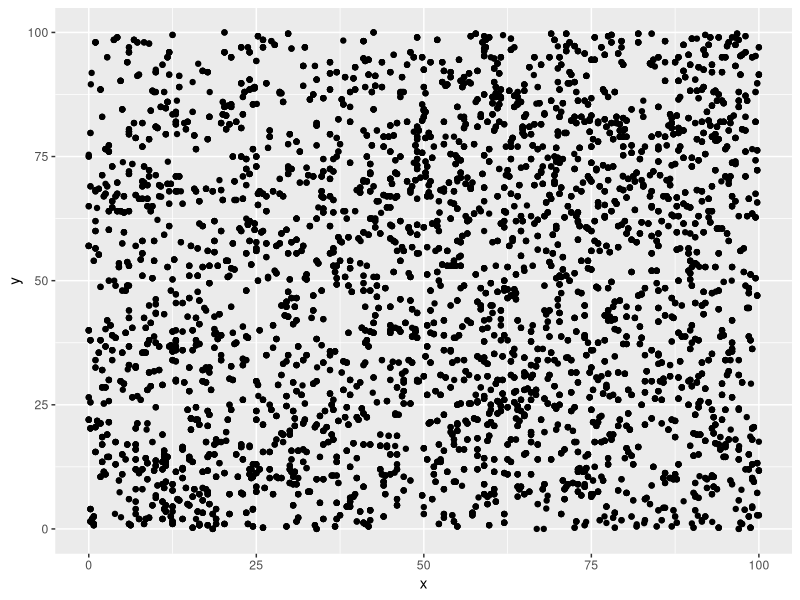
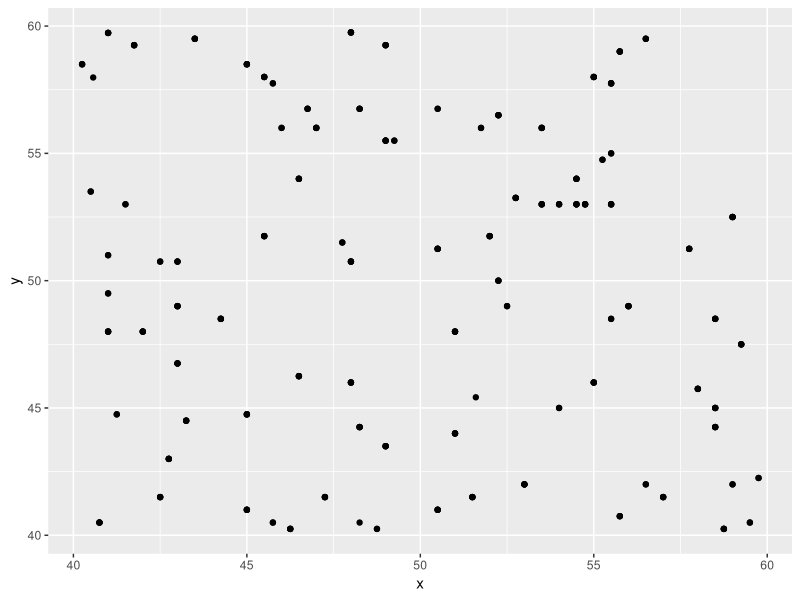
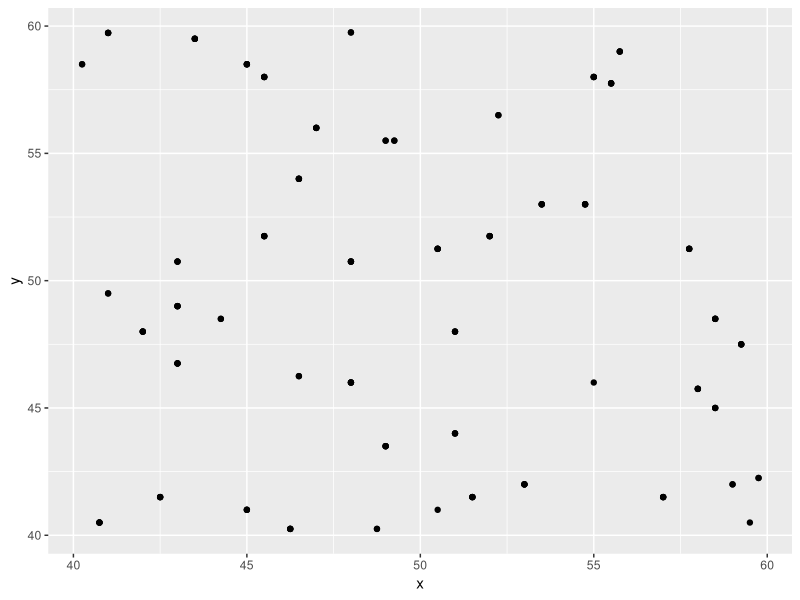

R code for these plots, in order:
library(ggplot2)

# for original data: update = 0
# for updated data: update = 1
update = 1

meta = read.csv('data/D1823/D1823_meta.csv', stringsAsFactors = FALSE)
rw = read.csv('data/D1823/D1823_rw.csv', stringsAsFactors = FALSE)

if (update) {
  meta = read.csv('data/D1823/D1823_meta_update.csv', stringsAsFactors = FALSE)
  rw = read.csv('data/D1823/D1823_rw_update.csv', stringsAsFactors = FALSE)
}

meta[which((meta$stem_id == 1109)&(meta$year == 2019)), 'dbh'] = meta[which((meta$stem_id == 1109)&(meta$year == 2019)), 'dbh'] /10

# meta = meta[which(meta$status_id %in% c('A', 'AS', 'AL')),]

# subset the data to smaller region
ggplot(data=meta) + 
  geom_point(aes(x=x,y=y)) 

hi = 60
lo = 40
meta_sub = meta[which((meta$x<hi)&(meta$x>lo)&(meta$y<hi)&(meta$y>lo)),]
# subset the data to smaller region
ggplot(data=meta_sub) + 
  geom_point(aes(x=x,y=y)) 

meta_sub = meta_sub[which(meta_sub$dbh>10),]
# subset the data to smaller region
ggplot(data=meta_sub) + 
  geom_point(aes(x=x,y=y)) 

meta_sub = meta_sub[which(!is.na(meta_sub$dbh)),]
# meta_sub = meta_sub[which(meta_sub$year %in% c(1994, 2004, 2011, 2019)),]

length(unique(meta_sub$stem_id))

rw_sub = rw[which(rw$stem_id %in% meta_sub$stem_id),]
length(unique(rw_sub$stem_id))

rw_stem_ids = unique(rw_sub$stem_id)

# meta_sub = meta_sub[which(meta_sub$stem_id %in% rw_stem_ids),]

stem_ids = unique(meta_sub$stem_id)
N_trees = length(stem_ids)
species_ids = unique(meta_sub$species_id)

stat_ids = seq(1, N_trees)
meta_sub$stat_id = match(meta_sub$stem_id, stem_ids)
meta_sub$species_code = match(meta_sub$species_id, species_ids)

year_lo = 1950
year_hi = 2019
if (update){
  year_hi = 2021
}
years = seq(year_lo, year_hi)

N_years = length(years)
years_idx = seq(1, N_years)

N_cores = nrow(rw_sub)

d = meta_sub$dbh
d2tree = stat_ids[match(meta_sub$stem_id, stem_ids)]
d2year = match(meta_sub$year, years)
d2species = meta_sub$species_code
N_dbh = length(d)

rw_stat_id = stat_ids[match(rw_sub$stem_id, stem_ids)]
rw_sub = data.frame(stat_id = rw_stat_id, rw_sub)
rw_sub = rw_sub[order(rw_sub$stat_id),]
y = data.frame(matrix(NA, nrow=N_trees, ncol=ncol(rw_sub)))
y[match(rw_sub$stem_id, stem_ids),] = rw_sub

# meta_sub$species_code[match(rw_sub$stat_id, meta_sub$stat_id)]

# rw_sub = rw_sub[match(rw_sub$stem_id, stem_ids),]
y = y[,which(substr(colnames(rw_sub), 2, 5) %in% years)]
if (!update){
if (year_hi>2013) {
  y = data.frame(y, matrix(-999, nrow=N_trees, ncol=year_hi-2013))
}
}

logy = log(y)
# idx_order = match(rw_sub$stem_id, stem_ids)
# logy = logy[idx_order,]
# core2tree = stat_ids[match(rw_sub$stem_id, stem_ids)]
core2tree = stat_ids
core2species = meta_sub$species_code[match(core2tree, meta_sub$stat_id)]
core2stemids = stem_ids

logy[is.na(logy)] = -999

rw_year_start = apply(logy, 1, which.min)
rw_year_end   = apply(logy, 1, which.max)

# int<lower=0> N_trees;
# int<lower=0> N_years;
# int<lower=0> N_species;
# int<lower=0> N_cores;
# 
# matrix[N_cores, N_years] y;
# int<lower=0> core2tree[N_cores];
# 
# real d[N_trees];
# int<lower=0> d2tree[N_trees];
# int<lower=0> d2year[N_trees];

N_trees
N_years
N_cores
N_dbh
y
logy
core2tree
core2species
d
d2tree
d2year

if (update) {
  fname = 'data/D1823/D1823_input_update.RDS'
} else {
  fname = 'data/D1823/D1823_input.RDS'
}

saveRDS(list(N_trees = N_trees, 
             N_years = N_years,
             # N_species
             N_cores = N_cores,
             N_dbh = N_dbh,
             y = y,
             logy = logy,
             rw_year_start = rw_year_start,
             rw_year_end = rw_year_end,
             core2tree = core2tree,
             core2species = core2species,
             core2stemids = core2stemids,
             d = d,
             d2tree = d2tree,
             d2year = d2year,
             d2species = d2species,
             sig_d_obs = 0.02,
             species_ids = species_ids,
             years = years
             ),
        file=fname)
